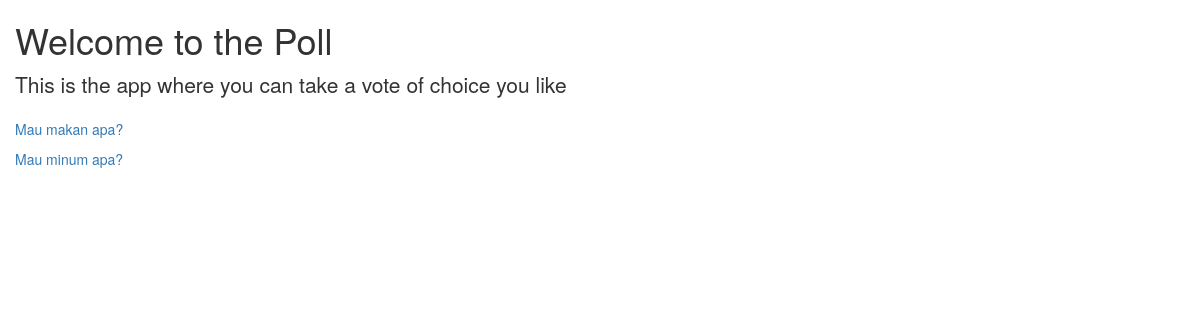
Screenshot of /poll/ with the database file from the repository.
### poll/models.py (models this page shows, shortened)
class Question(models.Model):
    question_text = models.CharField(max_length=200)
    pub_date = models.DateTimeField('date published')

### poll/views.py (the view)
def index(request):
    context = {} #inisialisasi harus kosong
    questions_query = Question.objects.all() #questions_query = variabel
    context['questions'] = questions_query #yg di tanda '' boleh beda dr variabel
    return render(request, 'poll/index.html', context)

### templates/poll/index.html (shortened to what this page needs)
{% load staticfiles %}
<html>
  <head>
    <link href="{% static 'css/bootstrap.css' %}" rel="stylesheet">
  </head>
  <body>
    <div class="container">
      <div class="row">
        <h1>Welcome to the Poll</h1>
        <p class="lead">This is the app where you can take a vote of choice you like</p>
        {% for q in questions%}
          <p><a href="{% url 'poll:detail_question' q.id%}">{{q.question_text}}</p>
        {% endfor %}
      </div>
    </div>
  </body>
</html>

### rows the page displays
Question: question_text "Mau makan apa?"
Question: question_text "Mau minum apa?"
